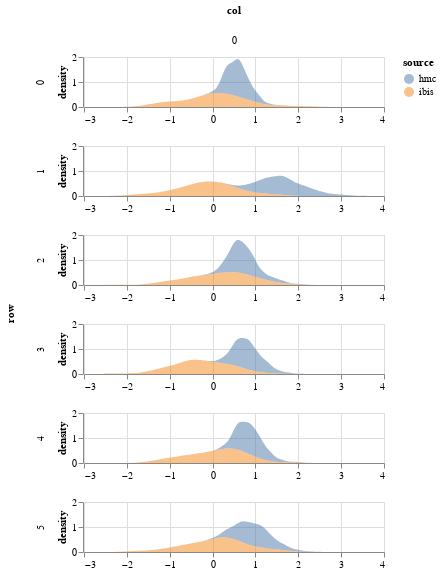

Source (notebook cell):
### Code cell
param = 'beta'
df = get_post_df(np.squeeze(ps[param]).reshape(1000,6,1)) 
df['source'] = 'hmc'
df2 = get_post_df(particles.particles[param])
df2['source'] = 'ibis'
plot_density(pd.concat([df,df2])) 
# &\
# plot_correlations(ibis['jitter_corrs'][param], height = 150)

### Figure 1 — Vega-Lite specification as saved in the notebook (floating-point values rounded to 4 significant figures; data arrays with more than 128 entries replaced by an {"elided": "..."} marker saying what was removed)
{"config": {"view": {"continuousWidth": 400, "continuousHeight": 300}}, "data": {"name": "data-af08ecc876493fa90812b2ea9e1e00e0"}, "mark": {"type": "area", "opacity": 0.5}, "encoding": {"color": {"type": "nominal", "field": "source"}, "column": {"type": "quantitative", "field": "col"}, "row": {"type": "quantitative", "field": "row"}, "x": {"type": "quantitative", "field": "value", "title": null}, "y": {"type": "quantitative", "field": "density"}}, "height": 50, "resolve": {"scale": {"x": "independent"}}, "transform": [{"fold": ["value"]}, {"density": "value", "groupby": ["cn", "row", "col", "source"]}], "width": 300, "$schema": "https://vega.github.io/schema/vega-lite/v4.8.1.json", "datasets": {"data-af08ecc876493fa90812b2ea9e1e00e0": {"elided": "6600 records"}}}
